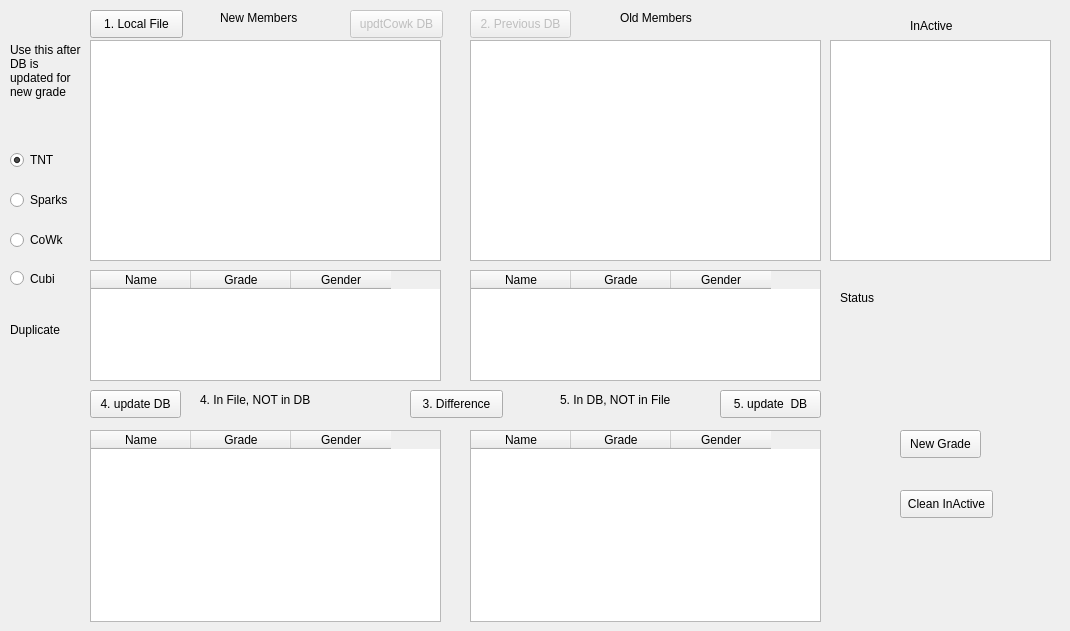
    <widget class="QWidget" name="tabInit">
     <attribute name="title">
      <string>Initial DB</string>
     </attribute>
     <widget class="QPushButton" name="btnLocal">
      <property name="geometry">
       <rect>
        <x>90</x>
        <y>10</y>
        <width>93</width>
        <height>28</height>
       </rect>
      </property>
      <property name="text">
       <string>1. Local File</string>
      </property>
     </widget>
     <widget class="QPushButton" name="btnRemote">
      <property name="enabled">
       <bool>false</bool>
      </property>
      <property name="geometry">
       <rect>
        <x>470</x>
        <y>10</y>
        <width>101</width>
        <height>28</height>
       </rect>
      </property>
      <property name="text">
       <string>2. Previous DB</string>
      </property>
     </widget>
     <widget class="QPushButton" name="btnUpdateOld">
      <property name="geometry">
       <rect>
        <x>720</x>
        <y>390</y>
        <width>101</width>
        <height>28</height>
       </rect>
      </property>
      <property name="text">
       <string>5. update  DB</string>
      </property>
     </widget>
     <widget class="QTableView" name="tbvNewMemb">
      <property name="geometry">
       <rect>
        <x>90</x>
        <y>40</y>
        <width>351</width>
        <height>221</height>
       </rect>
      </property>
      <property name="sortingEnabled">
       <bool>true</bool>
      </property>
     </widget>
     <widget class="QTableView" name="tbvOldMemb">
      <property name="geometry">
       <rect>
        <x>470</x>
        <y>40</y>
        <width>351</width>
        <height>221</height>
       </rect>
      </property>
      <property name="sortingEnabled">
       <bool>true</bool>
      </property>
     </widget>
     <widget class="QTableWidget" name="tbwAdded">
      <property name="geometry">
       <rect>
        <x>90</x>
        <y>430</y>
        <width>351</width>
        <height>192</height>
       </rect>
      </property>
      <property name="sortingEnabled">
       <bool>true</bool>
      </property>
      <property name="columnCount">
       <number>3</number>
      </property>
      <attribute name="horizontalHeaderDefaultSectionSize">
       <number>100</number>
      </attribute>
      <column>
       <property name="text">
        <string>Name</string>
       </property>
      </column>
      <column>
       <property name="text">
        <string>Grade</string>
       </property>
      </column>
      <column>
       <property name="text">
        <string>Gender</string>
       </property>
      </column>
     </widget>
     <widget class="QTableWidget" name="tbwRemove">
      <property name="geometry">
       <rect>
        <x>470</x>
        <y>430</y>
        <width>351</width>
        <height>192</height>
       </rect>
      </property>
      <property name="sortingEnabled">
       <bool>true</bool>
      </property>
      <column>
       <property name="text">
        <string>Name</string>
       </property>
      </column>
      <column>
       <property name="text">
        <string>Grade</string>
       </property>
      </column>
      <column>
       <property name="text">
        <string>Gender</string>
       </property>
      </column>
     </widget>
     <widget class="QPushButton" name="btnDiff">
      <property name="geometry">
       <rect>
        <x>410</x>
        <y>390</y>
        <width>93</width>
        <height>28</height>
       </rect>
      </property>
      <property name="text">
       <string>3. Difference</string>
      </property>
     </widget>
     <widget class="QTableWidget" name="tbwNewDup">
      <property name="geometry">
       <rect>
        <x>90</x>
        <y>270</y>
        <width>351</width>
        <height>111</height>
       </rect>
      </property>
      <property name="sortingEnabled">
       <bool>true</bool>
      </property>
      <column>
       <property name="text">
        <string>Name</string>
       </property>
      </column>
      <column>
       <property name="text">
        <string>Grade</string>
       </property>
      </column>
      <column>
       <property name="text">
        <string>Gender</string>
       </property>
      </column>
     </widget>
     <widget class="QTableWidget" name="tbwOldDup">
      <property name="geometry">
       <rect>
        <x>470</x>
        <y>270</y>
        <width>351</width>
        <height>111</height>
       </rect>
      </property>
      <property name="sortingEnabled">
       <bool>true</bool>
      </property>
      <column>
       <property name="text">
        <string>Name</string>
       </property>
      </column>
      <column>
       <property name="text">
        <string>Grade</string>
       </property>
      </column>
      <column>
       <property name="text">
        <string>Gender</string>
       </property>
      </column>
     </widget>
     <widget class="QLabel" name="label">
      <property name="geometry">
       <rect>
        <x>10</x>
        <y>320</y>
        <width>51</width>
        <height>20</height>
       </rect>
      </property>
      <property name="text">
       <string>Duplicate</string>
      </property>
     </widget>
     <widget class="QLabel" name="label_2">
      <property name="geometry">
       <rect>
        <x>200</x>
        <y>390</y>
        <width>141</width>
        <height>20</height>
       </rect>
      </property>
      <property name="text">
       <string>4. In File, NOT in DB</string>
      </property>
     </widget>
     <widget class="QLabel" name="label_3">
      <property name="geometry">
       <rect>
        <x>560</x>
        <y>390</y>
        <width>121</width>
        <height>20</height>
       </rect>
      </property>
      <property name="text">
       <string>5. In DB, NOT in File</string>
      </property>
     </widget>
     <widget class="QLabel" name="label_4">
      <property name="geometry">
       <rect>
        <x>220</x>
        <y>10</y>
        <width>91</width>
        <height>16</height>
       </rect>
      </property>
      <property name="text">
       <string>New Members</string>
      </property>
     </widget>
     <widget class="QLabel" name="label_5">
      <property name="geometry">
       <rect>
        <x>620</x>
        <y>10</y>
        <width>91</width>
        <height>16</height>
       </rect>
      </property>
      <property name="text">
       <string>Old Members</string>
      </property>
     </widget>
     <widget class="QRadioButton" name="rbTnt">
      <property name="geometry">
       <rect>
        <x>10</x>
        <y>150</y>
        <width>51</width>
        <height>20</height>
       </rect>
      </property>
      <property name="text">
       <string>TNT</string>
      </property>
      <property name="checked">
       <bool>true</bool>
      </property>
     </widget>
     <widget class="QRadioButton" name="rbSpark">
      <property name="geometry">
       <rect>
        <x>10</x>
        <y>190</y>
        <width>71</width>
        <height>20</height>
       </rect>
      </property>
      <property name="text">
       <string>Sparks</string>
      </property>
     </widget>
     <widget class="QPushButton" name="btnUpdateNew">
      <property name="geometry">
       <rect>
        <x>90</x>
        <y>390</y>
        <width>91</width>
        <height>28</height>
       </rect>
      </property>
      <property name="text">
       <string>4. update DB</string>
      </property>
     </widget>
     <widget class="QLabel" name="lbPost">
      <property name="geometry">
       <rect>
        <x>910</x>
        <y>10</y>
        <width>71</width>
        <height>31</height>
       </rect>
      </property>
      <property name="text">
       <string>InActive</string>
      </property>
     </widget>
     <widget class="QTableView" name="tbvInactive">
      <property name="geometry">
       <rect>
        <x>830</x>
        <y>40</y>
        <width>221</width>
        <height>221</height>
       </rect>
      </property>
     </widget>
     <widget class="QLabel" name="label_9">
      <property name="geometry">
       <rect>
        <x>10</x>
        <y>20</y>
        <width>71</width>
        <height>101</height>
       </rect>
      </property>
      <property name="text">
       <string>Use this after DB is updated for new grade </string>
      </property>
      <property name="wordWrap">
       <bool>true</bool>
      </property>
     </widget>
     <widget class="QRadioButton" name="rbCowk">
      <property name="geometry">
       <rect>
        <x>10</x>
        <y>230</y>
        <width>71</width>
        <height>20</height>
       </rect>
      </property>
      <property name="text">
       <string>CoWk</string>
      </property>
     </widget>
     <widget class="QPushButton" name="btnUpdateCowk">
      <property name="enabled">
       <bool>false</bool>
      </property>
      <property name="geometry">
       <rect>
        <x>350</x>
        <y>10</y>
        <width>93</width>
        <height>28</height>
       </rect>
      </property>
      <property name="text">
       <string>updtCowk DB</string>
      </property>
     </widget>
     <widget class="QLabel" name="lbStatusInit">
      <property name="geometry">
       <rect>
        <x>840</x>
        <y>290</y>
        <width>221</width>
        <height>16</height>
       </rect>
      </property>
      <property name="text">
       <string>Status</string>
      </property>
     </widget>
     <widget class="QRadioButton" name="rbCubi">
      <property name="geometry">
       <rect>
        <x>10</x>
        <y>270</y>
        <width>61</width>
        <height>17</height>
       </rect>
      </property>
      <property name="text">
       <string>Cubi</string>
      </property>
     </widget>
     <widget class="QPushButton" name="btnNewGrade">
      <property name="geometry">
       <rect>
        <x>900</x>
        <y>430</y>
        <width>81</width>
        <height>28</height>
       </rect>
      </property>
      <property name="text">
       <string>New Grade</string>
      </property>
     </widget>
     <widget class="QPushButton" name="btnCleanInactive">
      <property name="geometry">
       <rect>
        <x>900</x>
        <y>490</y>
        <width>93</width>
        <height>28</height>
       </rect>
      </property>
      <property name="text">
       <string>Clean InActive</string>
      </property>
     </widget>
    </widget>
